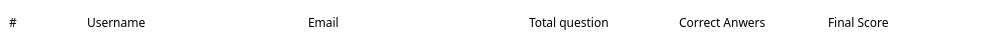
           <widget class="QWidget" name="widget_23" native="true">
            <property name="geometry">
             <rect>
              <x>20</x>
              <y>10</y>
              <width>981</width>
              <height>44</height>
             </rect>
            </property>
            <property name="sizePolicy">
             <sizepolicy hsizetype="Preferred" vsizetype="Preferred">
              <horstretch>0</horstretch>
              <verstretch>0</verstretch>
             </sizepolicy>
            </property>
            <property name="styleSheet">
             <string notr="true">background-color: #fff;
border-radius: 4px;</string>
            </property>
            <layout class="QHBoxLayout" name="horizontalLayout_10">
             <property name="spacing">
              <number>6</number>
             </property>
             <property name="leftMargin">
              <number>9</number>
             </property>
             <property name="rightMargin">
              <number>9</number>
             </property>
             <item>
              <widget class="QLabel" name="label_36">
               <property name="sizePolicy">
                <sizepolicy hsizetype="Ignored" vsizetype="Ignored">
                 <horstretch>1</horstretch>
                 <verstretch>0</verstretch>
                </sizepolicy>
               </property>
               <property name="minimumSize">
                <size>
                 <width>0</width>
                 <height>0</height>
                </size>
               </property>
               <property name="maximumSize">
                <size>
                 <width>16777215</width>
                 <height>16777215</height>
                </size>
               </property>
               <property name="font">
                <font>
                 <family>Source Sans 3 Medium</family>
                </font>
               </property>
               <property name="text">
                <string>#</string>
               </property>
              </widget>
             </item>
             <item>
              <widget class="QLabel" name="label_37">
               <property name="sizePolicy">
                <sizepolicy hsizetype="Preferred" vsizetype="Preferred">
                 <horstretch>3</horstretch>
                 <verstretch>0</verstretch>
                </sizepolicy>
               </property>
               <property name="minimumSize">
                <size>
                 <width>0</width>
                 <height>0</height>
                </size>
               </property>
               <property name="maximumSize">
                <size>
                 <width>16777215</width>
                 <height>16777215</height>
                </size>
               </property>
               <property name="font">
                <font>
                 <family>Source Sans 3 Medium</family>
                </font>
               </property>
               <property name="text">
                <string>Username</string>
               </property>
              </widget>
             </item>
             <item>
              <widget class="QLabel" name="label_41">
               <property name="sizePolicy">
                <sizepolicy hsizetype="Preferred" vsizetype="Preferred">
                 <horstretch>3</horstretch>
                 <verstretch>0</verstretch>
                </sizepolicy>
               </property>
               <property name="minimumSize">
                <size>
                 <width>0</width>
                 <height>0</height>
                </size>
               </property>
               <property name="maximumSize">
                <size>
                 <width>16777215</width>
                 <height>16777215</height>
                </size>
               </property>
               <property name="sizeIncrement">
                <size>
                 <width>260</width>
                 <height>0</height>
                </size>
               </property>
               <property name="font">
                <font>
                 <family>Source Sans 3 Medium</family>
                </font>
               </property>
               <property name="text">
                <string>Email</string>
               </property>
              </widget>
             </item>
             <item>
              <widget class="QLabel" name="label_38">
               <property name="sizePolicy">
                <sizepolicy hsizetype="Preferred" vsizetype="Preferred">
                 <horstretch>2</horstretch>
                 <verstretch>0</verstretch>
                </sizepolicy>
               </property>
               <property name="minimumSize">
                <size>
                 <width>0</width>
                 <height>0</height>
                </size>
               </property>
               <property name="maximumSize">
                <size>
                 <width>16777215</width>
                 <height>16777215</height>
                </size>
               </property>
               <property name="sizeIncrement">
                <size>
                 <width>0</width>
                 <height>0</height>
                </size>
               </property>
               <property name="font">
                <font>
                 <family>Source Sans 3 Medium</family>
                </font>
               </property>
               <property name="text">
                <string>Total question</string>
               </property>
              </widget>
             </item>
             <item>
              <widget class="QLabel" name="label_40">
               <property name="sizePolicy">
                <sizepolicy hsizetype="Preferred" vsizetype="Preferred">
                 <horstretch>2</horstretch>
                 <verstretch>0</verstretch>
                </sizepolicy>
               </property>
               <property name="minimumSize">
                <size>
                 <width>0</width>
                 <height>0</height>
                </size>
               </property>
               <property name="maximumSize">
                <size>
                 <width>16777215</width>
                 <height>16777215</height>
                </size>
               </property>
               <property name="sizeIncrement">
                <size>
                 <width>160</width>
                 <height>0</height>
                </size>
               </property>
               <property name="font">
                <font>
                 <family>Source Sans 3 Medium</family>
                </font>
               </property>
               <property name="text">
                <string>Correct Anwers</string>
               </property>
              </widget>
             </item>
             <item>
              <widget class="QLabel" name="label_42">
               <property name="sizePolicy">
                <sizepolicy hsizetype="Preferred" vsizetype="Preferred">
                 <horstretch>2</horstretch>
                 <verstretch>0</verstretch>
                </sizepolicy>
               </property>
               <property name="minimumSize">
                <size>
                 <width>0</width>
                 <height>0</height>
                </size>
               </property>
               <property name="maximumSize">
                <size>
                 <width>16777215</width>
                 <height>16777215</height>
                </size>
               </property>
               <property name="font">
                <font>
                 <family>Source Sans 3 Medium</family>
                </font>
               </property>
               <property name="text">
                <string>Final Score</string>
               </property>
              </widget>
             </item>
            </layout>
           </widget>
